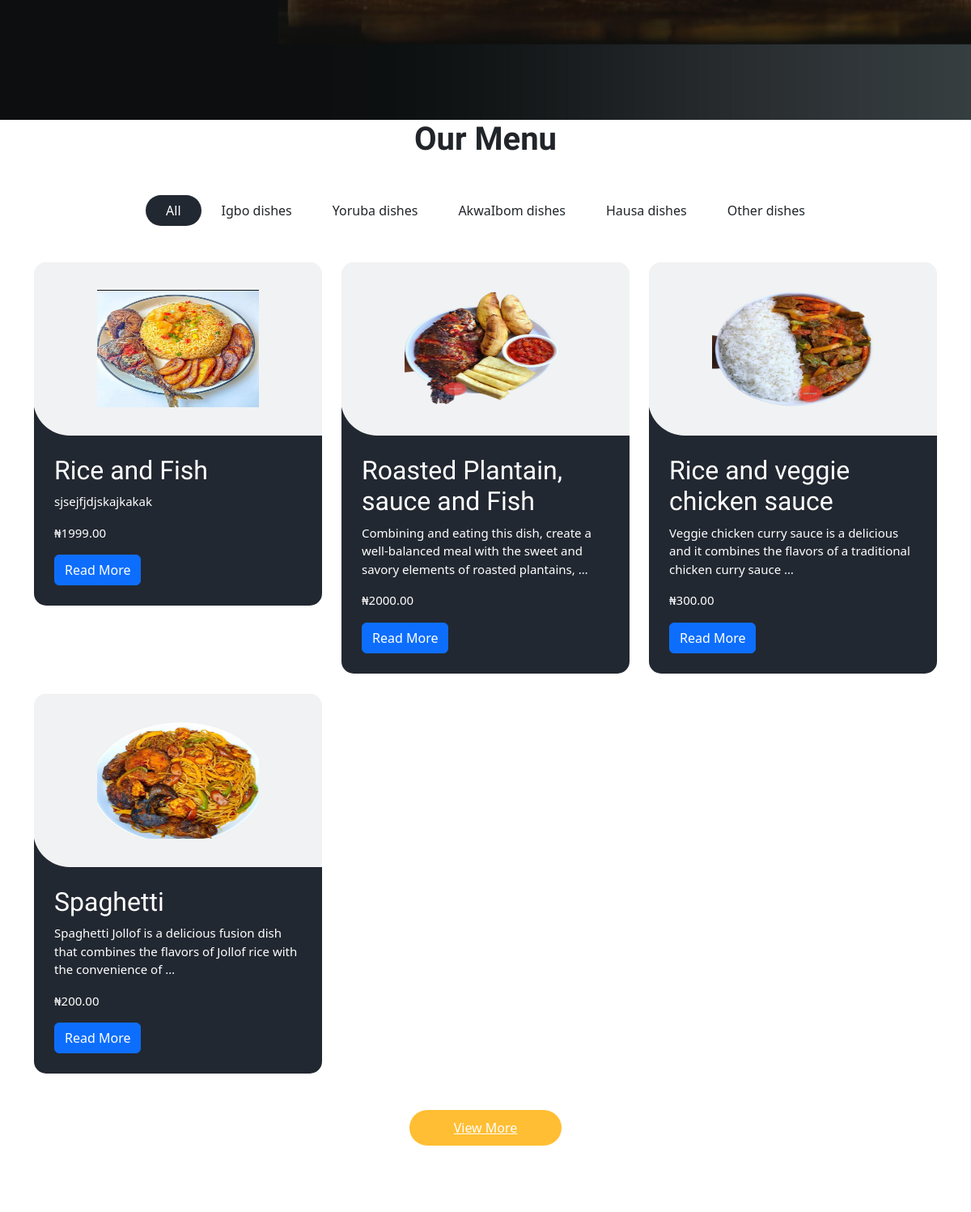
Before: / (middle part) with the older database file.
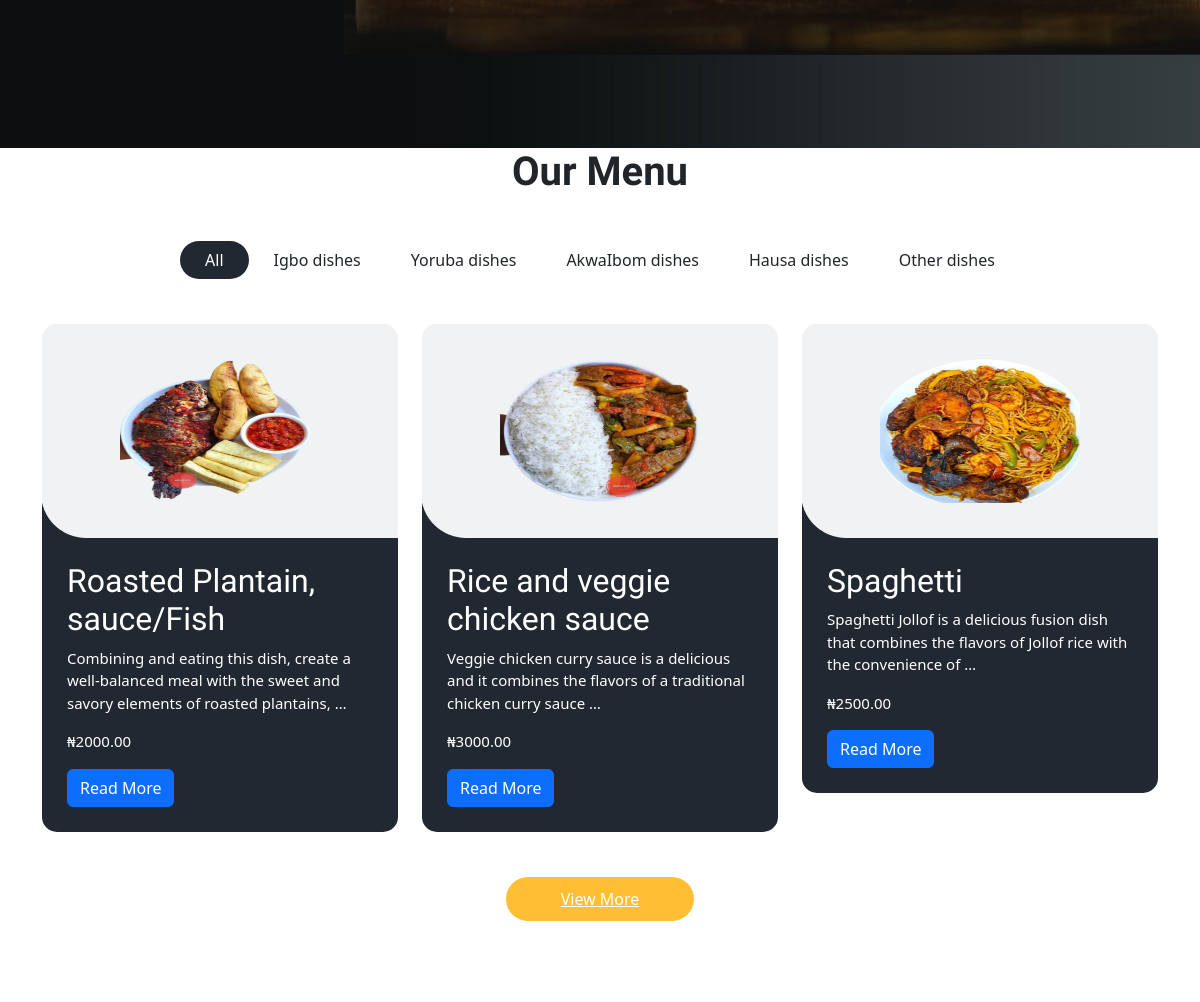
After: the same page with the newer database file.
### WebApp/models.py (models this page shows, shortened)
class Category(models.Model):
    name = models.CharField(max_length = 200, null= False)
    slug = models.SlugField(max_length= 200, unique = True)
    class Meta:
        verbose_name_plural ='categories'

class Products(models.Model):
    category = models.ForeignKey(Category, related_name='product',on_delete =models.CASCADE)
    created_by =models.ForeignKey(User, on_delete=models.CASCADE, related_name='product_creator')
    title = models.CharField(max_length =200)
    description = models.TextField(blank=True)
    image = models.ImageField(upload_to='images/')
    slug = models.SlugField(max_length=200)
    price = models.DecimalField(max_digits=12,decimal_places=2)
    in_stock = models.BooleanField(default=True)
    is_active = models.BooleanField(default=True)
    created_on = models.DateTimeField(auto_now_add=True)
    updated_on = models.DateTimeField(auto_now=True)
    class Meta:
        verbose_name_plural = 'Products'
        ordering = ('-created_on',)
    def get_absolute_url(self):
        return reverse('WebApp:product_detail', args=[self.slug])

### WebApp/views.py (the view)
# urls.py: path('', views.myHome, name='myHome'),
def myHome(request):
    products = Products.objects.all()
    categories = Category.objects.all()
    selected_category = request.GET.get('category')
    searched = request.POST.get('searched')
    if selected_category:
        products = Products.objects.filter(category__slug=selected_category)
        return products
    elif searched:
        products = Products.objects.filter(title__icontains=searched)
    return render (request, 'index.html', {'products':products,'categories':categories})

### WebApp/context_processors.py (called while the page is built)
def categories(request):
    return {
        'categories':Category.objects.all()
    }

### basket/basket.py (called while the page is built)
    def __len__(self):
        return sum(item['qty'] for item in self.basket.values())

### basket/context_processors.py (called while the page is built)
def basket(request):
    return {'basket': Basket(request)}

### templates/index.html (shortened to what this page needs)
{% extends 'base.html' %}
{% load static %}
{% block content %}
<section class="food_section layout_padding-bottom">
  <div class="container">
    <div class="heading_container heading_center">
      <h2 class="menu">
        Our Menu
      </h2>
    </div>
    <ul class="filters_menu">
      <li class="active" data-filter="*">All</li>
      {% for category in categories %}
      <li data-filter=".{{ category.slug }}">{{ category.name }}</li>
      {% endfor %}
    </ul>
    <div class="filters-content">
      <div class="row grid">
        {% for product in products %}
        <div class="col-sm-6 col-lg-4 all {{ product.category.slug }}">
          <div class="box">
            <div>
              <div class="img-box">
                <img src="{{ product.image.url }}" width="200" alt="{{ product.name|title }}">
              </div>
              <div class="detail-box">
                <h2>{{ product.title }}</h2>
                <p>{{ product.description|truncatewords:18 }}</p>
                <p>	&#x20A6;{{product.price}}</p>
                <a href="{{product.get_absolute_url}}" class="btn btn-primary">Read More</a>
              </div>
            </div>
          </div>
        </div>
        {% endfor %}
      </div>
    </div>
    <div class="btn-box">
      <a href="">
        View More
      </a>
    </div>
  </div>
</section>
{% endblock %}

### templates/base.html (shortened to what this page needs)
{% load static %}
<!DOCTYPE html>
<html>
<head>
  <link rel="stylesheet" type="text/css" href="{% static 'css/bootstrap.css'%}" />
  <link rel="stylesheet" type="text/css"
    href="https://cdnjs.cloudflare.com/ajax/libs/OwlCarousel2/2.3.4/assets/owl.carousel.min.css" />
  <link rel="stylesheet" href="https://cdnjs.cloudflare.com/ajax/libs/jquery-nice-select/1.1.0/css/nice-select.min.css"
 />
  <link href="{% static 'css/font-awesome.min.css'%}" rel="stylesheet" />
  <link href="{% static 'css/style.css'%}" rel="stylesheet" />
  <link href="{% static 'css/responsive.css'%}" rel="stylesheet" />
  <link href="https://cdn.jsdelivr.net/npm/bootstrap@5.3.2/dist/css/bootstrap.min.css" rel="stylesheet"
>
</head>
<body>
  <div class="hero_area">
    <div class="bg-box">
      <img src="{% static 'images/hero-bg.jpg'%}" alt="">
    </div>
    <section class="slider_section ">
    </section>
  </div>
  {% block content %}
  {% endblock %}
</body>
</html>

### static/css/style.css (style rules this page uses)
body { font-family: "Open Sans", sans-serif; color: #0c0c0c; background-color: #ffffff; overflow-x: hidden; }
.layout_padding-bottom { padding-bottom: 90px; }
h1, h2 { font-family: 'Dancing Script', cursive; }
.heading_container { display: -webkit-box; display: -ms-flexbox; display: flex; -webkit-box-orient: vertical; -webkit-box-direction: normal; -ms-flex-direction: column; flex-direction: column; -webkit-box-align: start; -ms-flex-align: start; align-items: flex-start; }
.heading_container h2 { position: relative; margin-bottom: 0; font-size: 2.5rem; font-weight: bold; }
.heading_container.heading_center { -webkit-box-align: center; -ms-flex-align: center; align-items: center; text-align: center; }
a, a:hover, a:focus { text-decoration: none; }
.btn, .btn:focus { outline: none !important; -webkit-box-shadow: none; box-shadow: none; }
.hero_area { position: relative; min-height: 100vh; display: -webkit-box; display: -ms-flexbox; display: flex; -webkit-box-orient: vertical; -webkit-box-direction: normal; -ms-flex-direction: column; flex-direction: column; }
.bg-box { position: absolute; top: 0; left: 0; width: 100%; height: 100%; }
.bg-box img { width: 100%; height: 100%; -o-object-fit: cover; object-fit: cover; }
.slider_section { -webkit-box-flex: 1; -ms-flex: 1; flex: 1; display: -webkit-box; display: -ms-flexbox; display: flex; -webkit-box-align: center; -ms-flex-align: center; align-items: center; position: relative; padding: 45px 0 75px 0; }
.food_section .filters_menu { padding: 0; display: -webkit-box; display: -ms-flexbox; display: flex; -ms-flex-wrap: wrap; flex-wrap: wrap; -webkit-box-pack: center; -ms-flex-pack: center; justify-content: center; list-style-type: none; margin: 45px 0 20px 0; }
.food_section .filters_menu li { padding: 7px 25px; cursor: pointer; border-radius: 25px; }
.food_section .filters_menu li.active { background-color: #222831; color: #ffffff; }
.food_section .box { position: relative; margin-top: 25px; background-color: #ffffff; border-radius: 10px; color: #ffffff; border-radius: 15px; overflow: hidden; background: linear-gradient(to bottom, #f1f2f3 25px, #222831 25px); }
.food_section .box .img-box { background: #f1f2f3; display: -webkit-box; display: -ms-flexbox; display: flex; -webkit-box-pack: center; -ms-flex-pack: center; justify-content: center; -webkit-box-align: center; -ms-flex-align: center; align-items: center; height: 215px; border-radius: 0 0 0 45px; margin: -1px; padding: 25px; }
.food_section .box .img-box img { max-width: 100%; max-height: 145px; -webkit-transition: all .2s; transition: all .2s; }
.food_section .box .detail-box { padding: 25px; }
.food_section .box .detail-box p { font-size: 15px; }
.food_section .btn-box { display: -webkit-box; display: -ms-flexbox; display: flex; -webkit-box-pack: center; -ms-flex-pack: center; justify-content: center; margin-top: 45px; }
.food_section .btn-box a { display: inline-block; padding: 10px 55px; background-color: #ffbe33; color: #ffffff; border-radius: 45px; -webkit-transition: all 0.3s; transition: all 0.3s; border: none; }

### static/css/responsive.css (style rules this page uses)
@media (min-width: 1200px) { .container { max-width: 1170px; } }

Changed rows visible on the page:
removed Products: image (picture), title "Rice and Fish", description "sjsejfjdjskajkakak", price "1999.00"
changed Products: title "Roasted Plantain, sauce and Fish" → "Roasted Plantain, sauce/Fish"
changed Products "Rice and veggie chicken sauce": price "300.00" → "3000.00"
changed Products "Spaghetti": price "200.00" → "2500.00"
